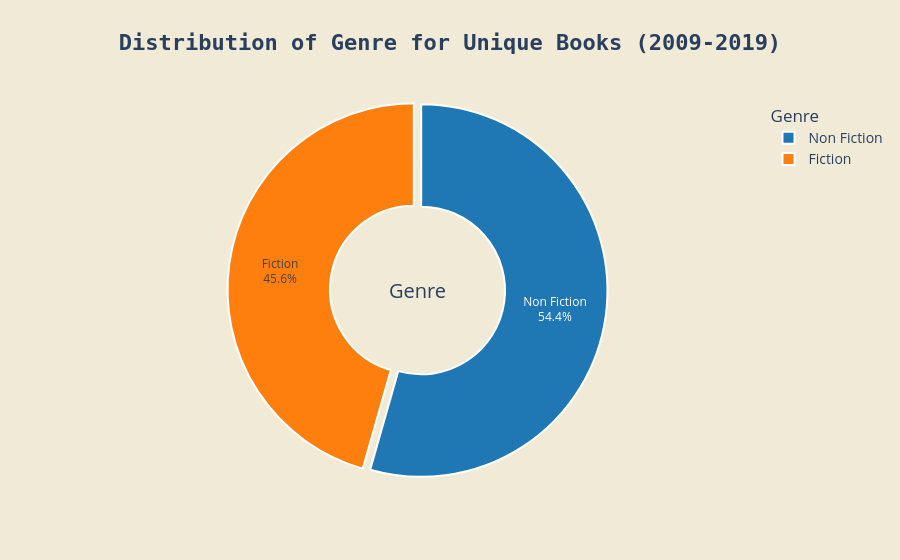

This figure's notebook cell:
### Markdown cell above
# Genre Distribution

We visualize the overall distribution of books by genre using a donut pie chart. This helps us understand which genre dominates the bestseller lists.

- **Fiction vs. Non-Fiction**: Percentage and count of unique books in each category.

### Code cell
data = data.drop_duplicates('Name')

True_labels = data['Genre'].drop_duplicates()

g_count = data['Genre'].value_counts()

fig = go.Figure(
    go.Pie(
        labels=g_count.index,
        values=g_count.values,
        hole=0.45,  # Donut chart
        textinfo='percent+label',  # show both label and percent
        hoverinfo='label+percent+value',  # hover shows counts too
        marker=dict(colors=['#1f77b4', '#ff7f0e'], line=dict(color='white', width=2)),
        pull=[0.02, 0.02],  # slightly pull slices apart for effect
    )
)

# Layout styling
fig.update_layout(
    title_text='Distribution of Genre for Unique Books (2009-2019)',
    title_font=dict(size=22, family='monospace', weight= 'bold'),
    title_x=0.5,
    annotations=[dict(text='Genre', x=0.5, y=0.5, font_size=20, showarrow=False)],
    showlegend=True,
    legend=dict(title='Genre', font=dict(size=14)),
    paper_bgcolor='RGB(240, 234, 214)'
)

fig.show()

### Figure 1 — Plotly figure (JSON) as saved in the notebook; plotly's stock layout.template omitted (floating-point values rounded to 4 significant figures)
{"data": [{"hole": 0.45, "hoverinfo": "label+percent+value", "labels": ["Non Fiction", "Fiction"], "marker": {"colors": ["#1f77b4", "#ff7f0e"], "line": {"color": "white", "width": 2}}, "pull": [0.02, 0.02], "textinfo": "percent+label", "type": "pie", "values": [191, 160]}], "layout": {"annotations": [{"font": {"size": 20}, "showarrow": false, "text": "Genre", "x": 0.5, "y": 0.5}], "legend": {"font": {"size": 14}, "title": {"text": "Genre"}}, "paper_bgcolor": "RGB(240, 234, 214)", "showlegend": true, "title": {"font": {"family": "monospace", "size": 22, "weight": "bold"}, "text": "Distribution of Genre for Unique Books (2009-2019)", "x": 0.5}}}
